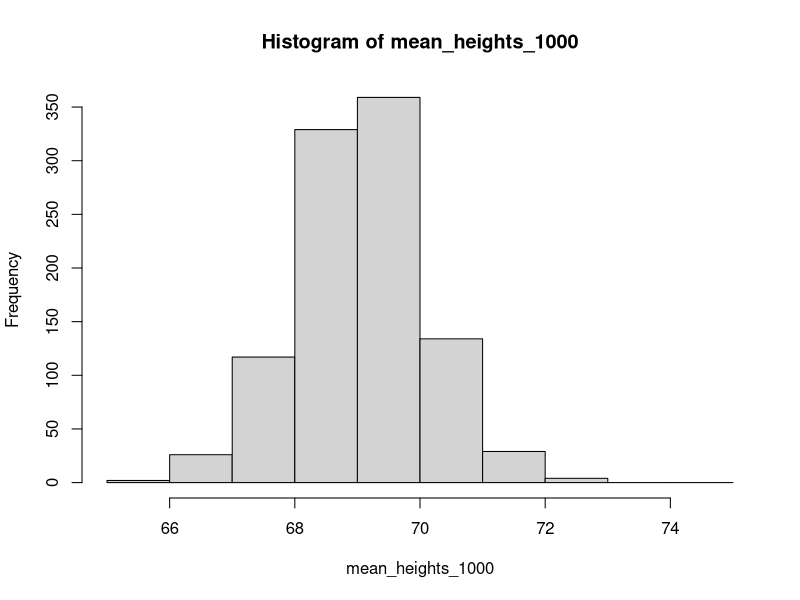
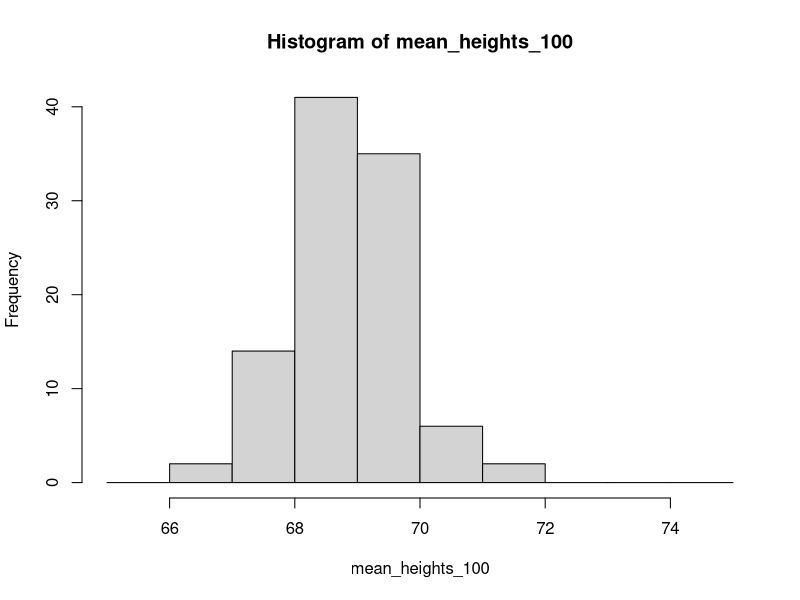
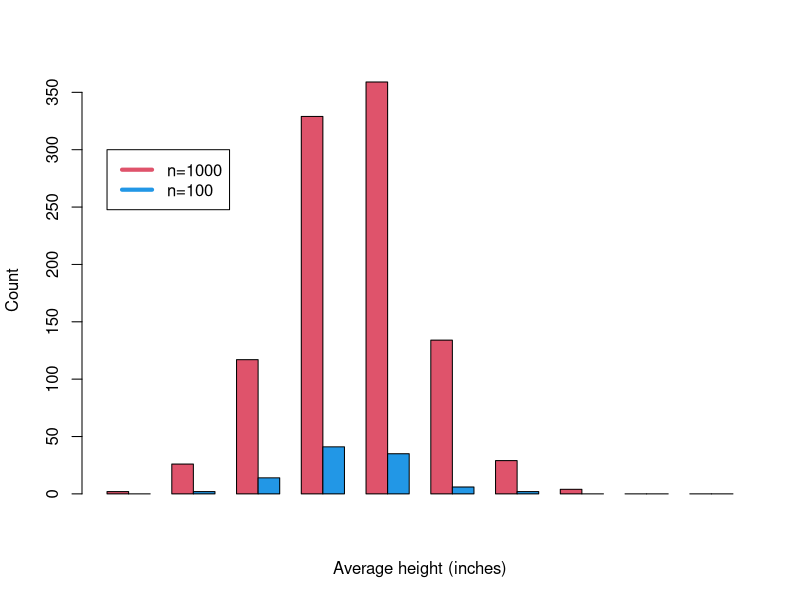

The R script that drew these images, in order:
##########################################
##########################################
#Bootcamp Exercise 2: Plotting & Analysis#
##########################################
##########################################

############
#Exercise 1#
############

# Write a function called get_heights to draw a sample of individuals
# (100 or 1000) from the population.

get_heights = function(x){
  height_dis = rnorm(x,mean=69,sd=10)
  height_avg = mean(height_dis)       # Ex2 addition
  return(height_avg)                  # Ex3 addition
}

get_heights(100)
get_heights(1000)

############
#Exercise 2#
############

# Within the above function, compute the average height from the heights vector.


############
#Exercise 3#
############

# Make the function return the average height

############
#Exercise 4#
############

# Use a for loop to call get_heights function 100 times, taking a sample of size
# 100 from the population. Save the mean height from each replicate in a vector called
# mean_heights_100

mean_heights_100 <- rep(0,100)

for(i in 1:100){
  mean_heights_100[i] <-get_heights(100)
}

############
#Exercise 5#
############

# Use a for loop to call get_heights function 1000 times, taking a sample of size
# 100 from the population. Save the mean height from each replicate in a vector called
# mean_heights_1000

mean_heights_1000 <- rep(0,1000)

for(i in 1:1000){
  mean_heights_1000[i] <-get_heights(100)
}

############
#Exercise 6#
############

# Plot a historgram of the distribution off the average heights for your sample size of 100 and
# 1000 individuals. The two sets of data should be plotted on the same axes. Add a legend. label
# the axes. Plot the data from the 100 samples in red and the data from the 1000 samples in blue.
# Your plot should look something like the one shown in the exercise directions.

bins=seq(65,75,by=1)

counts_heights_1000=hist(mean_heights_1000,breaks=bins)$counts
counts_heights_100=hist(mean_heights_100,breaks=bins)$counts


barplot(rbind(counts_heights_1000,counts_heights_100),col=c(2,4),beside=TRUE,xlab="Average height (inches)",ylab="Count")

legend(1,300,c("n=1000","n=100"),col=c(2,4),lwd=4)
